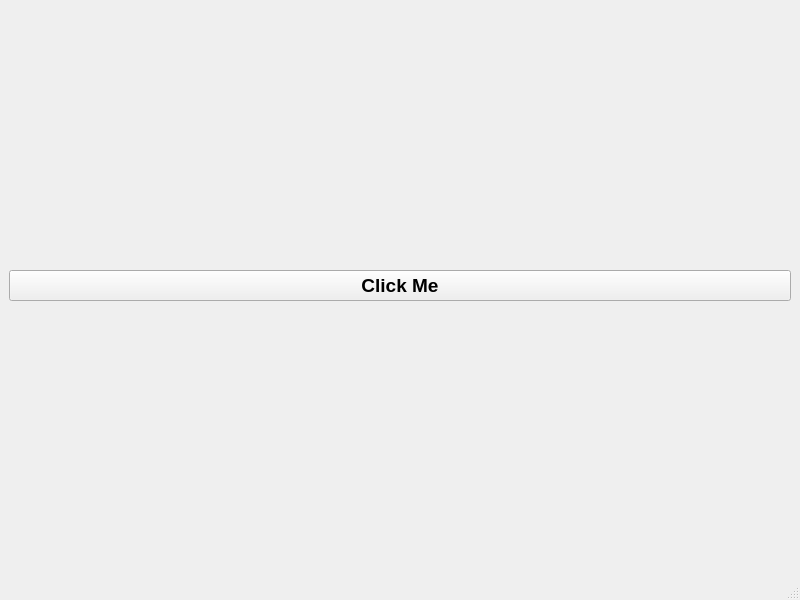
<?xml version="1.0" encoding="UTF-8"?>
<ui version="4.0">
 <class>MainWindow</class>
 <widget class="QMainWindow" name="MainWindow">
  <property name="geometry">
   <rect>
    <x>0</x>
    <y>0</y>
    <width>800</width>
    <height>600</height>
   </rect>
  </property>
  <property name="font">
   <font>
    <pointsize>14</pointsize>
    <weight>75</weight>
    <bold>true</bold>
   </font>
  </property>
  <property name="windowTitle">
   <string>MainWindow</string>
  </property>
  <widget class="QWidget" name="centralwidget">
   <layout class="QVBoxLayout" name="verticalLayout">
    <item>
     <widget class="QPushButton" name="pushButton">
      <property name="baseSize">
       <size>
        <width>1</width>
        <height>40</height>
       </size>
      </property>
      <property name="text">
       <string>Click Me</string>
      </property>
     </widget>
    </item>
   </layout>
  </widget>
  <widget class="QMenuBar" name="menubar">
   <property name="geometry">
    <rect>
     <x>0</x>
     <y>0</y>
     <width>800</width>
     <height>37</height>
    </rect>
   </property>
  </widget>
  <widget class="QStatusBar" name="statusbar"/>
 </widget>
 <resources/>
 <connections/>
</ui>
